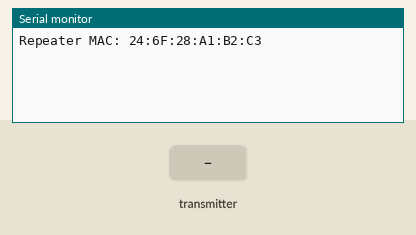
Simulated run of this sketch. Board: ESP32. On the bench: the last lines printed to the serial monitor. The inputs (shaded band) are chosen by the test bench.

Above: at 2.2 s.
2.3 s: the transmitter starts sending value = 0
At 2.61 s:
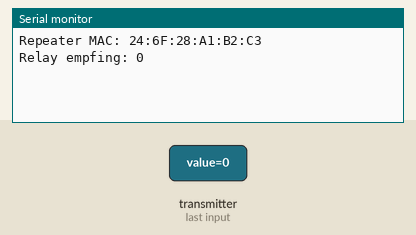
4.3 s: the transmitter starts sending value = 1024
At 4.61 s:
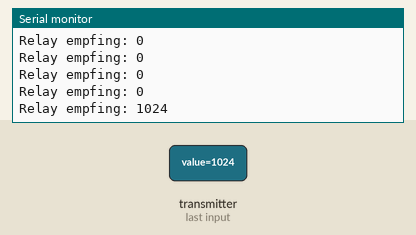

The sketch:

_Repeater__Schwarz.ino
```cpp
#include <WiFi.h>
#include <esp_now.h>

uint8_t receiverMac[] = {0xD4, 0x8A, 0xFC, 0xA4, 0x21, 0xB8};

typedef struct msg {
  int value;
} msg;

msg data;

void onReceive(const uint8_t *mac_addr, const uint8_t *incomingData, int len) {
  if(len == sizeof(msg)) {
    memcpy(&data, incomingData, sizeof(data));
    Serial.print("Relay empfing: ");
    Serial.println(data.value);

    esp_now_send(receiverMac, (uint8_t*)&data, sizeof(data));
  }
}

void setup() {
  Serial.begin(115200);
  WiFi.mode(WIFI_STA);
  delay(1000);

  Serial.print("Repeater MAC: ");
  Serial.println(WiFi.macAddress());

  if (esp_now_init() != 0) {
    Serial.println("ESP-NOW init failed");
    return;
  }

  esp_now_peer_info_t peer;
  memset(&peer, 0, sizeof(peer));
  memcpy(peer.peer_addr, receiverMac, 6);
  peer.channel = 1;
  peer.encrypt = false;
  if (esp_now_add_peer(&peer) != ESP_OK) {
    Serial.println("Fehler beim Hinzufügen des Peers");
  }

  esp_now_register_recv_cb(onReceive);
}

void loop() {}
```

Measured:
- after the input at 2.3 s, the serial monitor: prints a new line at once (image 1)
- after the input at 4.3 s, the serial monitor: prints a new line at once (image 2)
